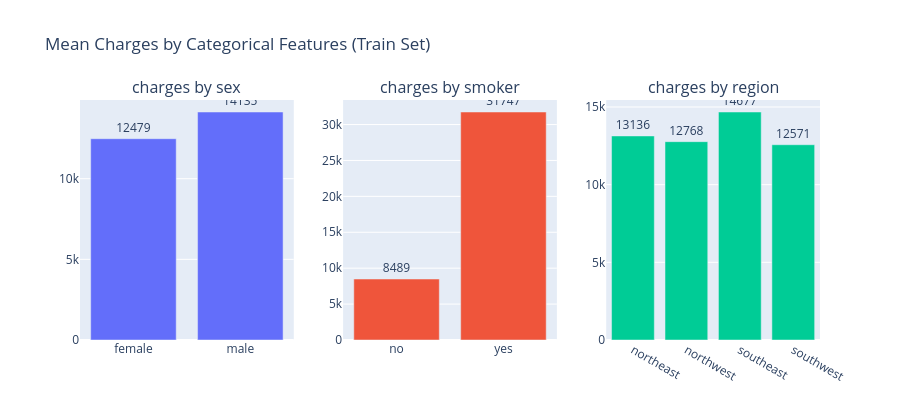

The cell this chart's notebook holds for it:
### Code cell
# Mean charges per category — does the category affect cost?
cat_cols = ['sex', 'smoker', 'region']

fig = make_subplots(rows=1, cols=3,
                    subplot_titles=[f'charges by {c}' for c in cat_cols])

for i, col in enumerate(cat_cols, 1):
    grp = df_train.groupby(col)['charges'].mean().reset_index()
    fig.add_trace(
        go.Bar(x=grp[col], y=grp['charges'].round(0),
               name=col, showlegend=False,
               text=grp['charges'].round(0), textposition='outside'),
        row=1, col=i
    )

fig.update_layout(title='Mean Charges by Categorical Features (Train Set)', height=420)
fig.show()

### Figure 1 — Plotly figure (JSON) as saved in the notebook; plotly's stock layout.template omitted (floating-point values rounded to 4 significant figures)
{"data": [{"name": "sex", "showlegend": false, "text": [12479, 14135], "textposition": "outside", "type": "bar", "x": ["female", "male"], "xaxis": "x", "y": [12479, 14135], "yaxis": "y"}, {"name": "smoker", "showlegend": false, "text": [8489, 31747], "textposition": "outside", "type": "bar", "x": ["no", "yes"], "xaxis": "x2", "y": [8489, 31747], "yaxis": "y2"}, {"name": "region", "showlegend": false, "text": [13136, 12768, 14677, 12571], "textposition": "outside", "type": "bar", "x": ["northeast", "northwest", "southeast", "southwest"], "xaxis": "x3", "y": [13136, 12768, 14677, 12571], "yaxis": "y3"}], "layout": {"annotations": [{"font": {"size": 16}, "showarrow": false, "text": "charges by sex", "x": 0.1444, "xanchor": "center", "xref": "paper", "y": 1, "yanchor": "bottom", "yref": "paper"}, {"font": {"size": 16}, "showarrow": false, "text": "charges by smoker", "x": 0.5, "xanchor": "center", "xref": "paper", "y": 1, "yanchor": "bottom", "yref": "paper"}, {"font": {"size": 16}, "showarrow": false, "text": "charges by region", "x": 0.8556, "xanchor": "center", "xref": "paper", "y": 1, "yanchor": "bottom", "yref": "paper"}], "height": 420, "title": {"text": "Mean Charges by Categorical Features (Train Set)"}, "xaxis": {"anchor": "y", "domain": [0, 0.2889]}, "xaxis2": {"anchor": "y2", "domain": [0.3556, 0.6444]}, "xaxis3": {"anchor": "y3", "domain": [0.7111, 1]}, "yaxis": {"anchor": "x", "domain": [0, 1]}, "yaxis2": {"anchor": "x2", "domain": [0, 1]}, "yaxis3": {"anchor": "x3", "domain": [0, 1]}}}
